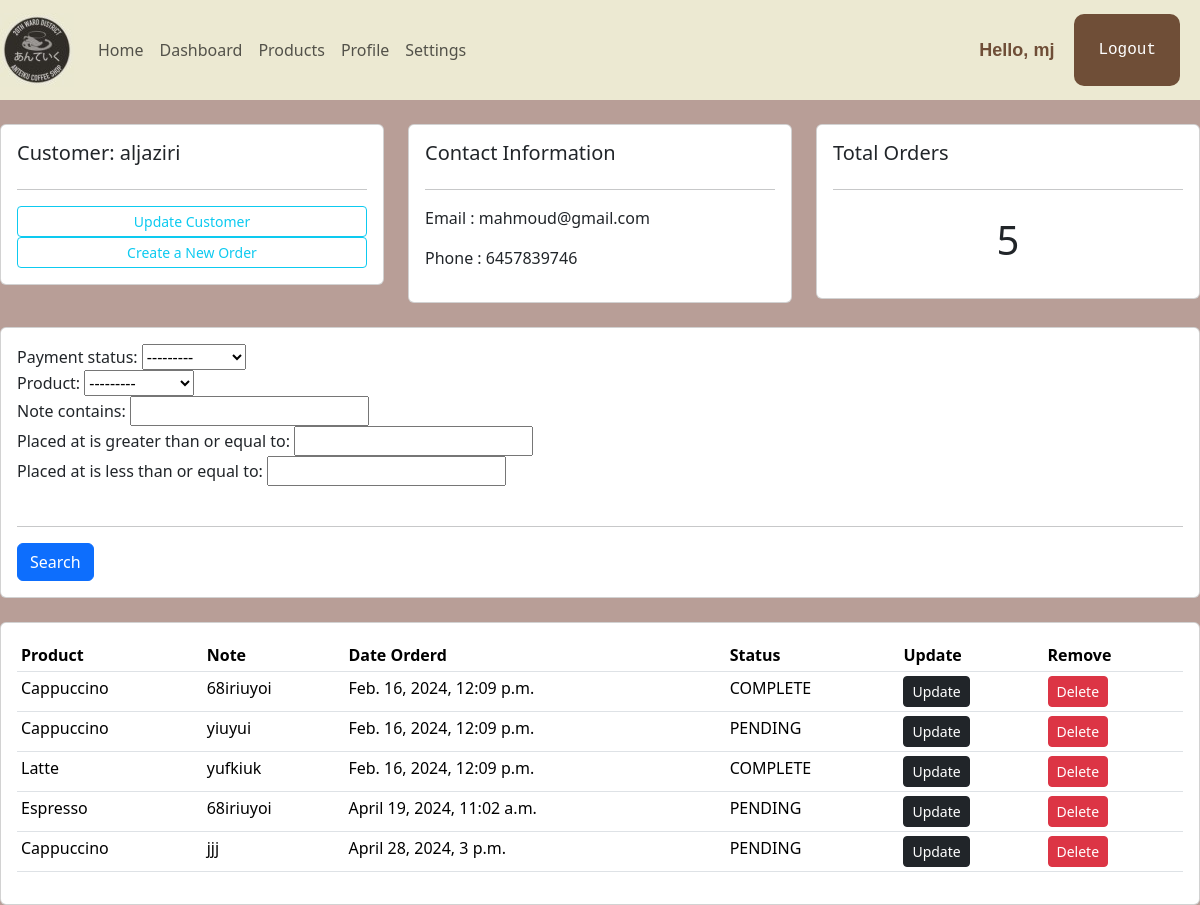
Before: /customer/1 (signed in) with the older database file.
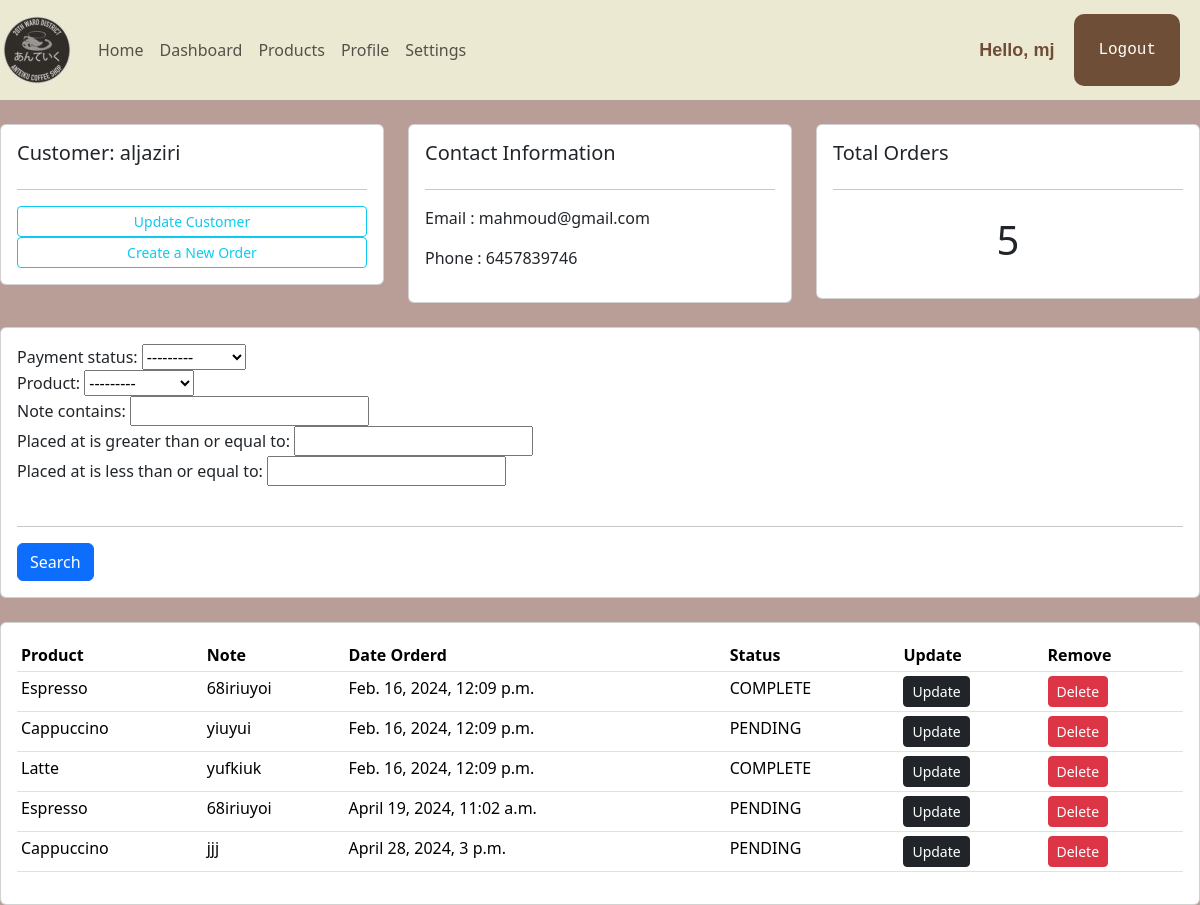
After: the same page with the newer database file.
### shopFront/models.py (models this page shows, shortened)
class Order(models.Model):
    placed_at = models.DateTimeField(auto_now_add=True)
    payment_status = models.CharField(max_length=20,choices=PAYMENT_STATUS_CHOICES,default=PAYMENT_STATUS_PENDING)
    customer = models.ForeignKey(Customer,on_delete=models.PROTECT)
    product = models.ForeignKey(Product,null=True, on_delete=models.PROTECT)
    note = models.CharField(max_length=1000, null=True)

class Product(models.Model):
    CATEGORY = (
			('Hot', 'Hot'),
			('Cold', 'Cold'),
			)
    HOLIDAYS = (
        ('Eid al-Fitr', 'Eid al-Fitr'),
        ('Christmas', 'Christmas'),
        ('Halloween', 'Halloween'),
    )
    title = models.CharField(max_length=255)
    description = models.TextField()
    unit_price = models.DecimalField(max_digits=6,decimal_places=2)
    inventory = models.IntegerField()
    last_update = models.DateTimeField(auto_now=True)
    promotions = models.CharField(max_length=200, null=True, choices=HOLIDAYS)
    category = models.CharField(max_length=200, null=True, choices=CATEGORY)
    def __str__(self):
        return self.title

### shopFront/decorators.py (the view)
		def wrapper_func(request, *args, **kwargs):
			group = None
			if request.user.groups.exists():
				group = request.user.groups.all()[0].name
			if group in allowed_roles:
				return view_func(request, *args, **kwargs)
			else:
				return HttpResponse('You are not authorized to view this page')

### shopFront/views.py (called while the page is built)
@login_required(login_url='loginPage')
@allowed_users(allowed_roles=['admin'])
def customer(request,pk_test):
    customer = Customer.objects.get(id=pk_test)
    orders = customer.order_set.all()
    total_orders = orders.count()
    myFilter = OrderFilter(request.GET,queryset=orders)
    orders = myFilter.qs
    context = {'customer':customer,'orders':orders,'total_orders':total_orders,'myFilter':myFilter}
    return render(request,'shopFront/customer.html',context)

### shopFront/templates/shopFront/customer.html
{%  extends 'shopFront/main.html' %}
{% block content %}
	<br>
<div class="row">
	<div class="col-md">
		<div class="card card-body">
			<h5>Customer: {{customer.last_name}}</h5>
			<hr>
			<a class="btn btn-outline-info  btn-sm btn-block" href="">Update Customer</a>
			<a class="btn btn-outline-info  btn-sm btn-block" href="{% url "create_order" customer.id %}">Create a New Order</a>
		</div>
	</div>
	<div class="col-md">
		<div class="card card-body">
			<h5>Contact Information</h5>
			<hr>
			<p>Email : {{customer.email}} </p>
			<p>Phone : {{customer.phone}} </p>
		</div>
	</div>
	<div class="col-md">
		<div class="card card-body">
			<h5>Total Orders</h5>
			<hr>
			<h1 style="text-align: center;padding: 10px">{{total_orders}}</h1>
		</div>
	</div>
</div>
<br>
<div class="row">
	<div class="col">
		<div class="card card-body">
			<form method="get">
				{{myFilter.form}}
				<br>
				<hr>
		    <button class="btn btn-primary" type="submit">Search</button>
		  </form>
		</div>
	</div>
</div>
<br>
<div class="row">
	<div class="col-md">
		<div class="card card-body">
			<table class="table table-sm">
				<tr>
					<th>Product</th>
					<th>Note</th>
					<th>Date Orderd</th>
					<th>Status</th>
					<th>Update</th>
					<th>Remove</th>
				</tr>
				{% for order in orders %}
				<tr>
					<td>{{order.product}}</td>
					<td>{{order.note}}</td>
					<td>{{order.placed_at}}</td>
					<td>{{order.payment_status}}</td>
					<td><a class="btn btn-sm  btn-dark" href="{% url "update_order" order.id %}">Update</a></td>
                    <td><a class="btn btn-sm btn-danger" href="{% url "delete_order" order.id %}">Delete</a></td>
				</tr>
				{% endfor %}
			</table>
		</div>
	</div>
</div>
{% endblock %}

Changed rows visible on the page:
changed Order (number 1 of 5 on the later page): product "Cappuccino" → "Espresso"
